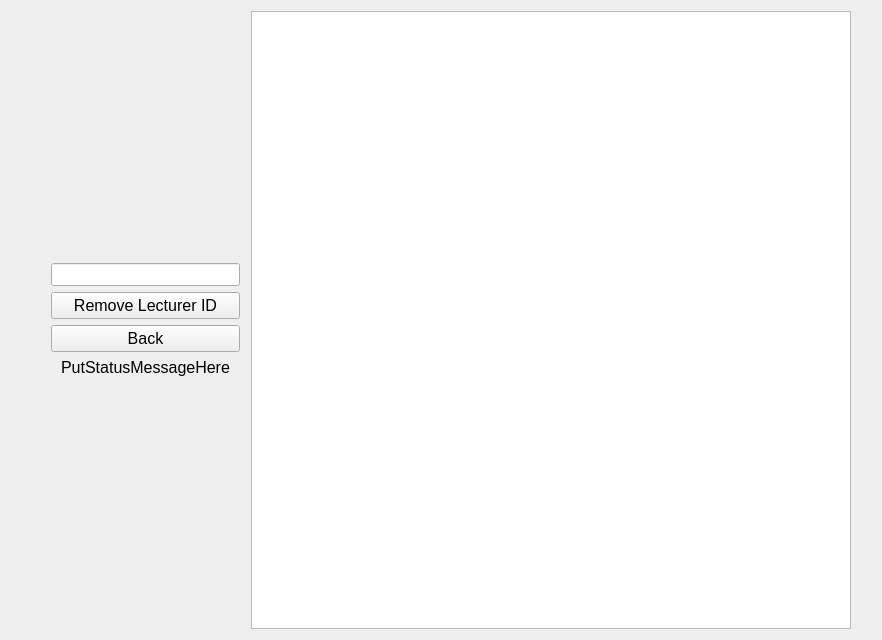
<?xml version="1.0" encoding="UTF-8"?>
<ui version="4.0">
 <class>UI_course_remove</class>
 <widget class="QWidget" name="UI_course_remove">
  <property name="geometry">
   <rect>
    <x>0</x>
    <y>0</y>
    <width>882</width>
    <height>640</height>
   </rect>
  </property>
  <property name="windowTitle">
   <string>UI_course_remove</string>
  </property>
  <layout class="QHBoxLayout" name="horizontalLayout">
   <item>
    <spacer name="hortSpacer_l1">
     <property name="orientation">
      <enum>Qt::Horizontal</enum>
     </property>
     <property name="sizeType">
      <enum>QSizePolicy::Maximum</enum>
     </property>
     <property name="sizeHint" stdset="0">
      <size>
       <width>40</width>
       <height>20</height>
      </size>
     </property>
    </spacer>
   </item>
   <item>
    <layout class="QVBoxLayout" name="CommandBox">
     <item>
      <spacer name="vertSpacer_u1">
       <property name="orientation">
        <enum>Qt::Vertical</enum>
       </property>
       <property name="sizeHint" stdset="0">
        <size>
         <width>20</width>
         <height>10</height>
        </size>
       </property>
      </spacer>
     </item>
     <item>
      <widget class="QLineEdit" name="le_profID">
       <property name="font">
        <font>
         <pointsize>10</pointsize>
        </font>
       </property>
      </widget>
     </item>
     <item>
      <widget class="QPushButton" name="bt_remove">
       <property name="font">
        <font>
         <pointsize>12</pointsize>
        </font>
       </property>
       <property name="text">
        <string>Remove Lecturer ID</string>
       </property>
      </widget>
     </item>
     <item>
      <widget class="QPushButton" name="bt_back">
       <property name="font">
        <font>
         <pointsize>12</pointsize>
        </font>
       </property>
       <property name="text">
        <string>Back</string>
       </property>
      </widget>
     </item>
     <item>
      <widget class="QLabel" name="lb_statusMessage">
       <property name="font">
        <font>
         <pointsize>12</pointsize>
        </font>
       </property>
       <property name="text">
        <string>PutStatusMessageHere</string>
       </property>
       <property name="alignment">
        <set>Qt::AlignCenter</set>
       </property>
      </widget>
     </item>
     <item>
      <spacer name="vertSpacer_l1">
       <property name="orientation">
        <enum>Qt::Vertical</enum>
       </property>
       <property name="sizeHint" stdset="0">
        <size>
         <width>20</width>
         <height>5</height>
        </size>
       </property>
      </spacer>
     </item>
    </layout>
   </item>
   <item>
    <spacer name="hortSpacer_m1">
     <property name="orientation">
      <enum>Qt::Horizontal</enum>
     </property>
     <property name="sizeType">
      <enum>QSizePolicy::Fixed</enum>
     </property>
     <property name="sizeHint" stdset="0">
      <size>
       <width>5</width>
       <height>20</height>
      </size>
     </property>
    </spacer>
   </item>
   <item>
    <widget class="QTableView" name="table_profList">
     <property name="enabled">
      <bool>true</bool>
     </property>
     <property name="sizePolicy">
      <sizepolicy hsizetype="Expanding" vsizetype="Expanding">
       <horstretch>0</horstretch>
       <verstretch>0</verstretch>
      </sizepolicy>
     </property>
     <property name="minimumSize">
      <size>
       <width>600</width>
       <height>0</height>
      </size>
     </property>
     <property name="font">
      <font>
       <pointsize>12</pointsize>
      </font>
     </property>
     <attribute name="horizontalHeaderMinimumSectionSize">
      <number>50</number>
     </attribute>
     <attribute name="horizontalHeaderDefaultSectionSize">
      <number>150</number>
     </attribute>
     <attribute name="horizontalHeaderHighlightSections">
      <bool>true</bool>
     </attribute>
    </widget>
   </item>
   <item>
    <spacer name="hortspacer_r1">
     <property name="orientation">
      <enum>Qt::Horizontal</enum>
     </property>
     <property name="sizeType">
      <enum>QSizePolicy::Maximum</enum>
     </property>
     <property name="sizeHint" stdset="0">
      <size>
       <width>20</width>
       <height>20</height>
      </size>
     </property>
    </spacer>
   </item>
  </layout>
 </widget>
 <resources/>
 <connections/>
</ui>
